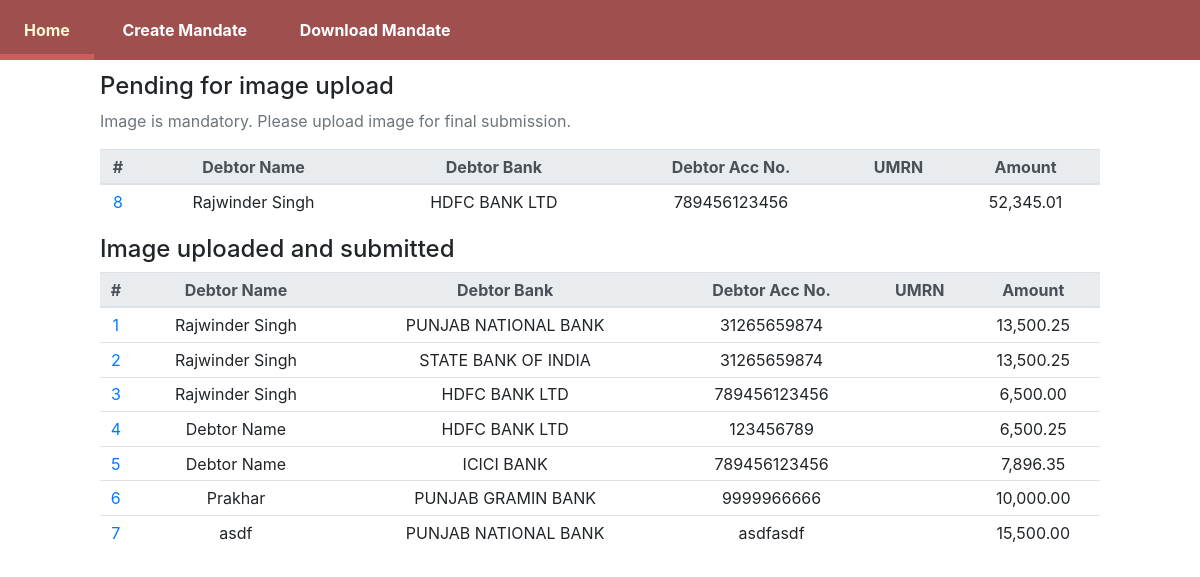
Page /mandates/ on the earlier database version.
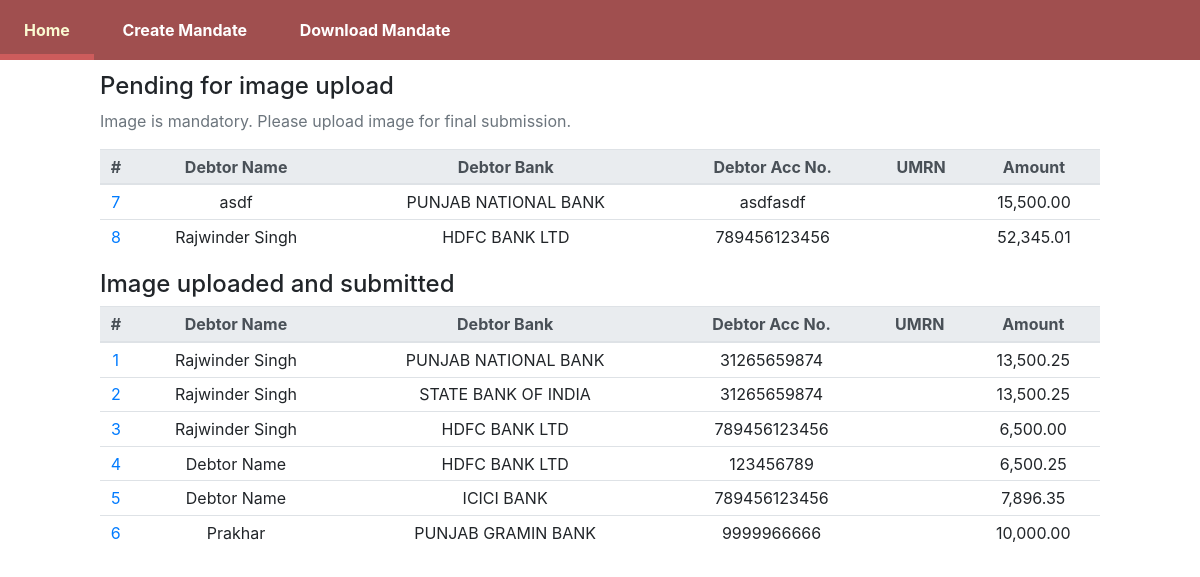
Same page on the later database version.
### mandate/models.py (models this page shows, shortened)
class Mandate(models.Model):
	umrn							= models.CharField(max_length=50, verbose_name='UMRN')
	message_reference				= models.CharField(max_length=100, null=True, verbose_name='Message Reference')
	currency						= models.CharField(max_length=5, default='INR', verbose_name='Currency')
	fixed_or_max					= models.CharField(max_length=1, choices=fixed_or_max_choices, default='F', verbose_name='Amount Type')
	amount							= models.DecimalField(max_digits=10, decimal_places=2, verbose_name='Amount')
	category						= models.ForeignKey(Category, on_delete=models.PROTECT, verbose_name='Category')
	variant							= models.ForeignKey(Variant, on_delete=models.PROTECT, verbose_name='Variant')
	frequency						= models.ForeignKey(Frequency, on_delete=models.PROTECT, verbose_name='Frequency')
	date_of_mandate					= models.DateField(verbose_name='Date of Mandate')
	start_date						= models.DateField(verbose_name='Start Date')
	end_date						= models.DateField(verbose_name='End Date')
	name_of_debtor_account_holder	= models.CharField(max_length=300, verbose_name='Name of Debor Account Holder')
	debtor_bank						= models.ForeignKey(DebtorBank, on_delete=models.PROTECT, verbose_name='Debtor Bank')
	debtor_acc_type					= models.ForeignKey(DebtorAccType, on_delete=models.PROTECT, verbose_name='Debtor Account Type')
	debtor_legal_account_number		= models.CharField(max_length=100, verbose_name='Debtor Legal Account Number')
	debtor_account_number_ifsc		= models.CharField(max_length=11, verbose_name='Debtor Account IFSC')
	creditor_name					= models.CharField(max_length=300, verbose_name='Creditor Name')
	creditor_bank					= models.CharField(max_length=300, default="SARVA HARYANA GRAMIN BANK", verbose_name='Creditor Bank')
	creditor_utility_code			= models.CharField(max_length=100, default="HGBX00002000017848", verbose_name='Creditor Utility Code')
	mandate_image					= models.ImageField(upload_to="mandate/images/mandate/", null=True, verbose_name='Mandate Image')
	mandate_file					= models.FileField(null=True, blank=True, verbose_name='Mandate File')
	credit_account					= models.CharField(max_length=100, verbose_name='Credit Account')
	is_deleted						= models.BooleanField(default=False)
	image_uploaded					= models.BooleanField(default=False)
	locked							= models.BooleanField(default=False)
	confirmation					= models.BooleanField(default=False)
	uploaded_npci					= models.BooleanField(default=False)
	status_npci						= models.BooleanField(default=False)
	response_npci					= models.CharField(max_length=4, null=True)
	class Meta:
		constraints = [
			CheckConstraint(
    			check = Q(start_date__gte = F("date_of_mandate")),
    			name = "startDate_gte_dateOfMandate",
				violation_error_message = '"Start Date" can not be before the "Date of Mandate"',
			)
		]

class DebtorBank(models.Model):
	name = models.CharField(max_length=400)
	is_deleted = models.BooleanField(default=False)
	def __str__(self):
		return self.name

### mandate/views.py (the view)
# urls.py: path("", views.index, name="index"),
def index(request):
	mandates = Mandate.objects.exclude(mandate_image__isnull=True).exclude(mandate_image__exact = '')
	mandates_pending_image = Mandate.objects.filter(Q(mandate_image__isnull=True) | Q(mandate_image__exact = ''))
	context = {"mandates": mandates, "mandates_pending_image": mandates_pending_image}
	return render(request, "mandate/index.html", context)

### mandate/templates/mandate/index.html
{% extends "mandate/base.html" %}
{% load humanize %}
{% block content %}
<div style="width: 1000px;">
<h4>Pending for image upload</h4>
<p class="text-muted">Image is mandatory. Please upload image for final submission.</p>
<table class="table text-center table-sm">
    <thead class="thead-light">
      <tr>
        <th scope="col">#</th>
        <th scope="col">Debtor Name</th>
        <th scope="col">Debtor Bank</th>
        <th scope="col">Debtor Acc No.</th>
        <th scope="col">UMRN</th>
        <th scope="col">Amount</th>
      </tr>
    </thead>
    <tbody>
        {% for m in mandates_pending_image %}
        <tr>
            <td scope="row"><a href="/mandates/mandate/{{m.id}}/">{{m.id}}</a></td>
            <td>{{m.name_of_debtor_account_holder}}</td>
            <td>{{m.debtor_bank}}</td>
            <td>{{m.debtor_legal_account_number}}</td>
            <td>{{m.umrn}}</td>
            <td>{{m.amount|intcomma}}</td>
        </tr>
        {% endfor %}
    </tbody>
  </table>
 <h4>Image uploaded and submitted</h4>
<table class="table text-center table-sm">
    <thead class="thead-light">
      <tr>
        <th scope="col">#</th>
        <th scope="col">Debtor Name</th>
        <th scope="col">Debtor Bank</th>
        <th scope="col">Debtor Acc No.</th>
        <th scope="col">UMRN</th>
        <th scope="col">Amount</th>
      </tr>
    </thead>
    <tbody>
        {% for m in mandates %}
        <tr>
            <td scope="row"><a href="/mandates/mandate/{{m.id}}/">{{m.id}}</a></td>
            <td>{{m.name_of_debtor_account_holder}}</td>
            <td>{{m.debtor_bank}}</td>
            <td>{{m.debtor_legal_account_number}}</td>
            <td>{{m.umrn}}</td>
            <td>{{m.amount|intcomma}}</td>
        </tr>
        {% endfor %}
    </tbody>
  </table>
</div>
{% endblock %}

### mandate/templates/mandate/base.html (shortened to what this page needs)
{% load extras %}
{% load static %}
<!DOCTYPE html>
<html>
<head>
	<link rel="stylesheet" href="{% static 'mandate/style.css' %}">
	<link rel="stylesheet" href="{% static 'bootstrap-4/css/bootstrap.min.css' %}">
	<link rel="stylesheet" href="{% static 'bootstrap-select/css/bootstrap-select.min.css' %}">
	<link rel="stylesheet" href="{% static 'cropperjs/cropper.min.css' %}">
</head>
<body>
	<div class="topbar no-print">
		{% block topbar %}
		<a class="topbar-item" href="/mandates/">Home</a>
		<a class="topbar-item" href="/mandates/create/">Create Mandate</a>
		<a class="topbar-item" href="/mandates/download/">Download Mandate</a>
		{% endblock %}
	</div>
	<div id="content" class="content">
		{% block content %}{% endblock %}
	</div>
</body>
</html>

### mandate/static/mandate/style.css (style rules this page uses)
body { font-family: Aptos, 'Microsoft Sans Serif', Arial; display: block; text-align: center; }
.topbar { position: fixed; height: 60px; width: 100%; background-color: #a04f4f; color: white; display: block; top: 0px; left: 0px; right: 0px; z-index: 10000; }
.topbar-item { display: inline-grid; height: 100%; justify-content: center; align-items: center; padding: 0px 24px; transition: 0.15s; color: white; text-decoration: none; font-weight: bold; }
.content { display: grid; justify-content: center; margin-top: 72px; }

Differences in the rows shown:
changed Mandate "asdf": moves from the list under "Image uploaded and submitted" to the list under "Pending for image upload"
